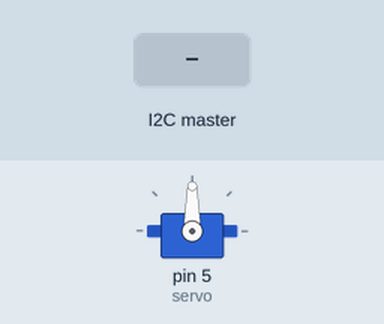
This sketch was run on a simulated Arduino Uno, built with avr-gcc and run on an emulated ATmega328P. Parts: servo. The inputs (shaded band) are chosen by the test bench.

Above: at 1.2 s.
1.3 s: the I2C master sends the byte 1
At 2.2 s:
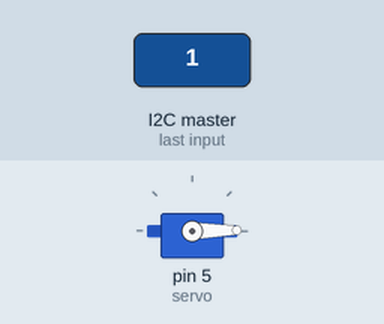
2.8 s: the I2C master sends the byte 200
At 3.4 s:
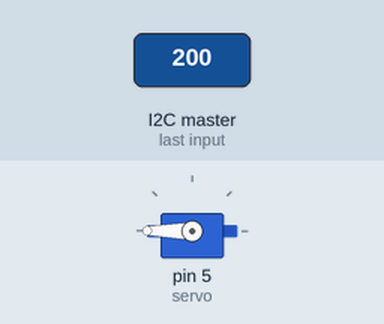
4.3 s: the I2C master sends the byte 90
At 5.7 s:
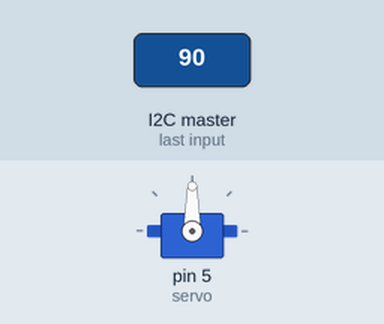
Timing chart, 0 to 7.3 s (numbered marks = the images above; inputs shaded):
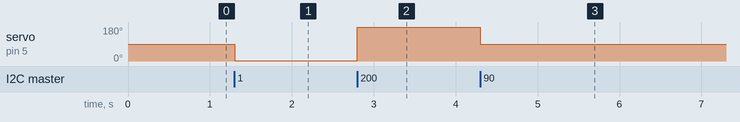

Measured:
- after the input at 1.3 s, servo on pin 5 (servo): 90° → 1° at once
- after the input at 2.8 s, servo on pin 5 (servo): 1° → 180° at once
- after the input at 4.3 s, servo on pin 5 (servo): 180° → 90° at once

The sketch:

ServoController.ino
```cpp
#include <Wire.h>
#include <Servo.h>

Servo servo;

/*
 * Function: setup
 * --------------------
 * Setting up the wire protocol with an address to communicate with the servo
 * also sets up a wire interupt for incomming data from master arduino
 *
 * returns: void
 */
void setup() {
  Wire.begin(13);                // join i2c bus with address #8
  Wire.onReceive(receiveEvent); // register event
  servo.attach(5);
}

/*
 * Function: loop
 * --------------------
 * Does nothing and is not used, repeats a delay
 *
 * returns: void
 */
void loop() {
  delay(100);
}

/*
 * Function: loop
 * --------------------
 * Function that executes whenever data is received from master.
 * This function is registered as an event in setup()
 *
 * returns: void
 */
void receiveEvent(int howMany) {
  while (0 < Wire.available()) {
    servo.write((uint8_t) Wire.read());
  }
}
```
